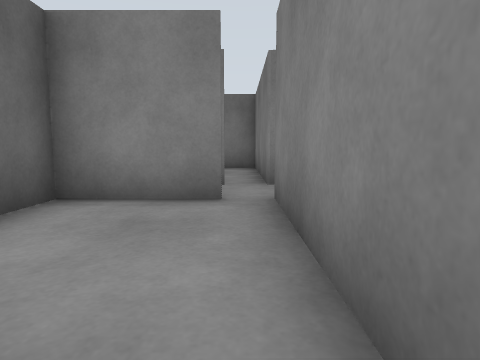
[1] (above)

19 first-person views from a walk through a world built for the Gazebo simulator. The camera is 0.72 m above the floor, tilts 6° down and sees 75° across. The floor is counted in squares, 1 m on a side. Each view is taken from the middle of a square. On the plan, view 1 faces up. The plan holds only what a view shows up to about 10 squares ahead; the rest is blank. The place goes on beyond the plan. The robots in the file are not drawn.

[2]
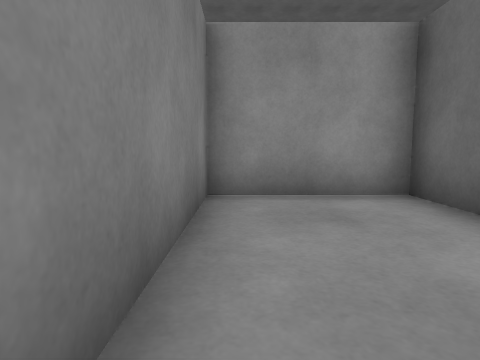

[3]
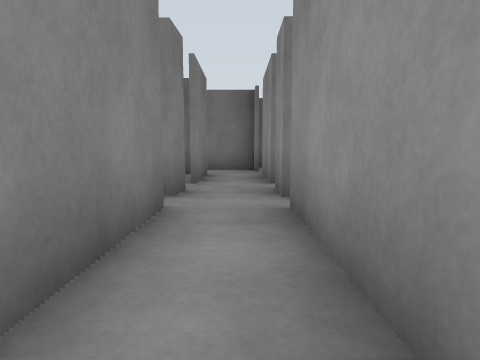

[4]
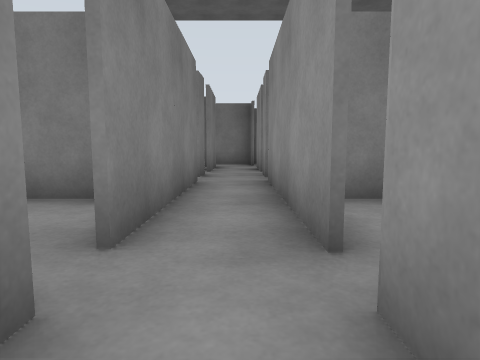

[5]
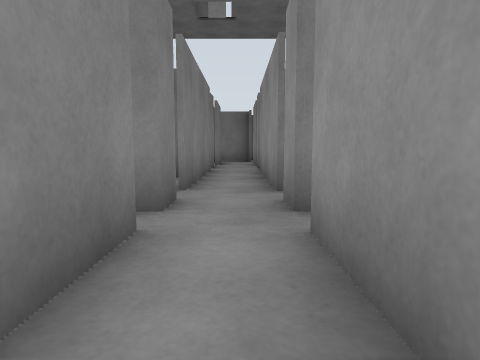

[6]
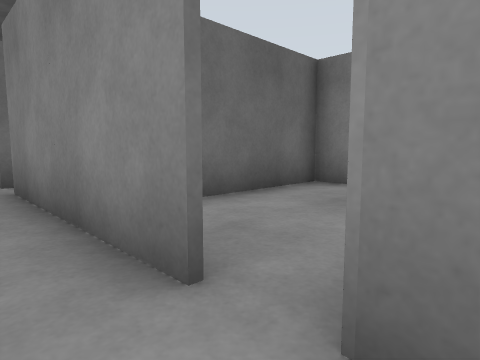

[7]
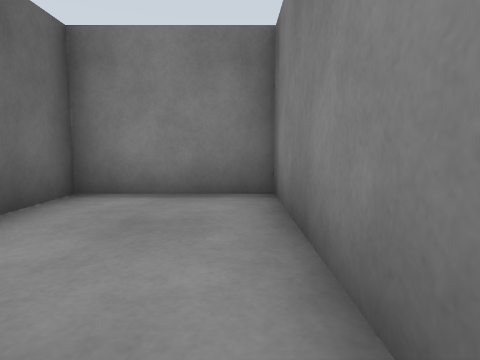

[8]
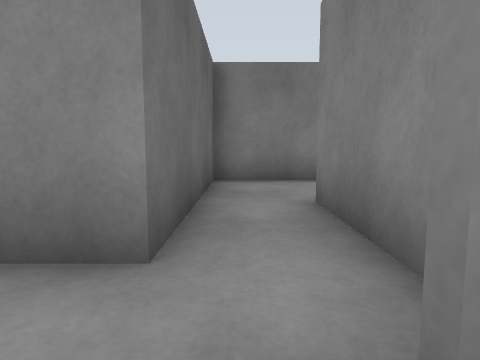

[9]
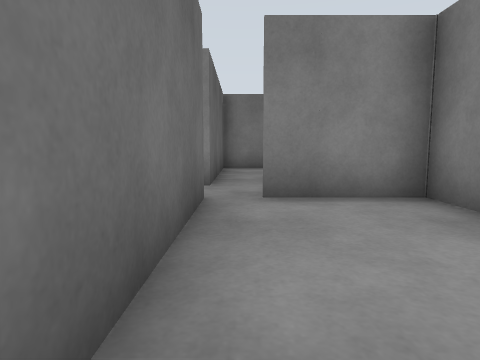

[10]
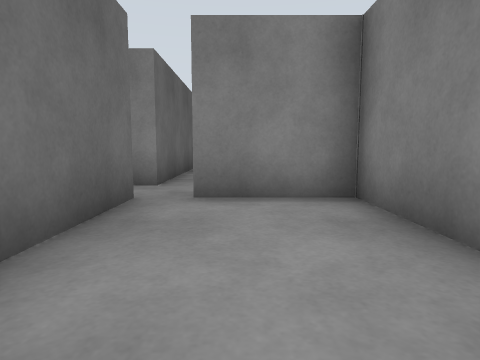

[11]
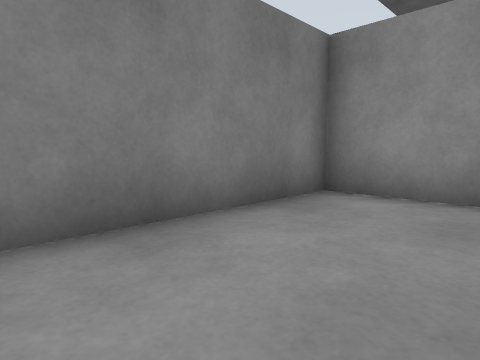

[12]
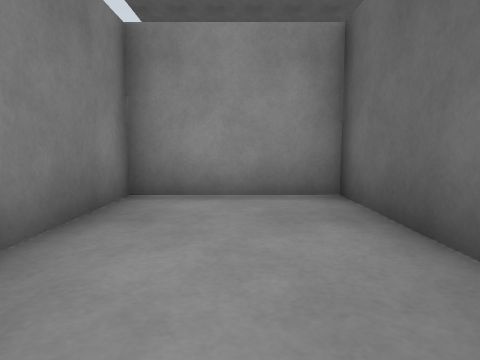

[13]
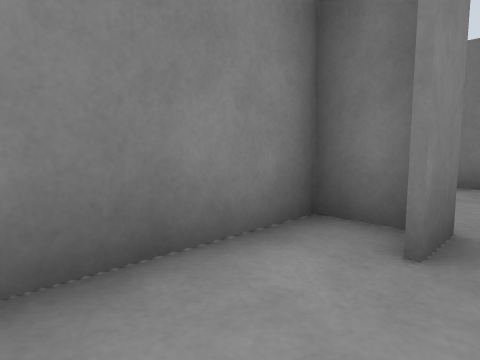

[14]
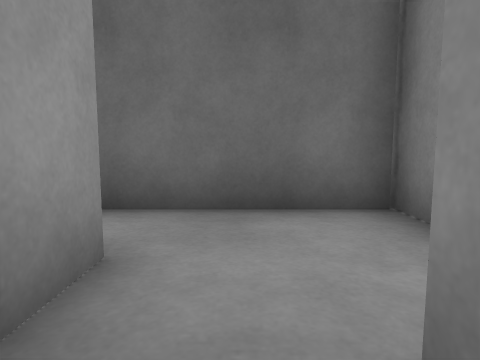

[15]
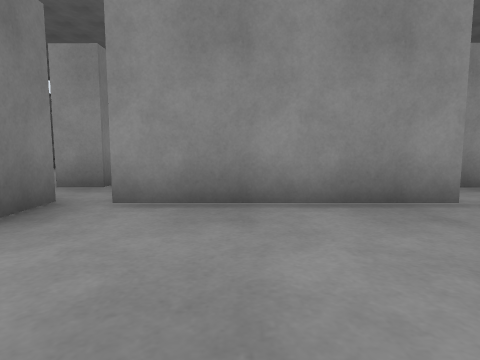

[16]
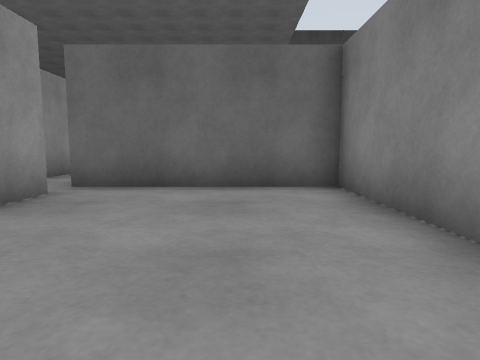

[17]
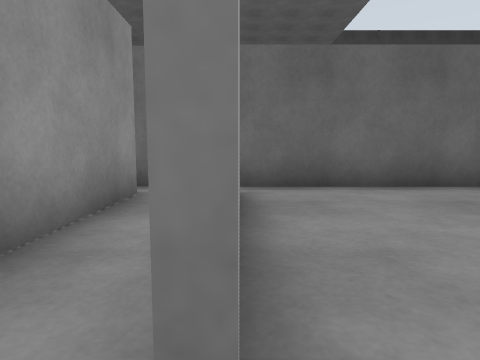

[18]
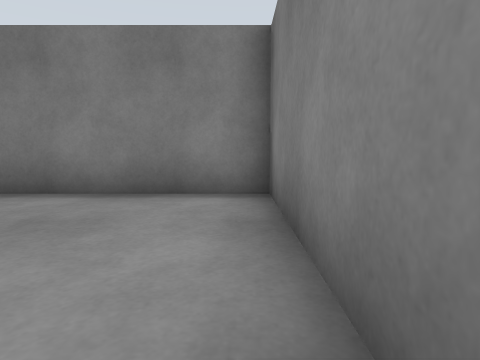

[19]
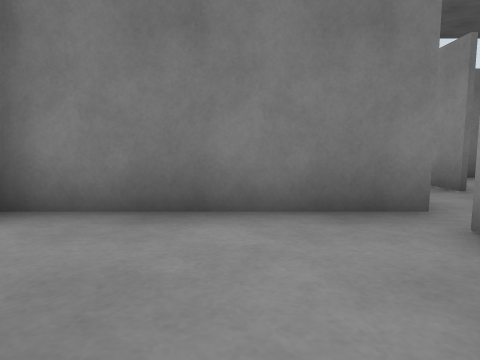

### Floor plan
Points are (right, up) in squares from view 1. A wall is a line through its corners. A room is listed if a view was taken in it or the views show most of it. See-through windows are left out.
Room 1 (views 1, 2)
walls: (-2.6, 0.8) (-2.6, -0.7) (0.5, -0.7) (0.5, 4.4); (-0.2, 4.3) (-2.6, 4.3) (-2.6, 3.2)
ways out: opening at (0, 4) to room 2
Room 2 (views 3, 4, 5, 6, 7, 17, 18)
walls: (-11.9, 4.4) (-7.2, 4.4); (-13.4, 4.4) (-12.9, 4.4); (-15.5, 4.4) (-14.2, 4.4); (-7.2, 5.9) (-9, 5.9); (-6.5, 4.4) (-5.6, 4.4); (-5.6, 5.9) (-6.5, 5.9); (-5, 4.4) (-0.2, 4.4); (-0.2, 5.9) (-4.9, 5.9); (0.5, 4.4) (1.4, 4.4); (1.4, 5.9) (0.5, 5.9); (2.1, 4.4) (4.5, 4.4); (4.5, 8.6) (4.5, 5.9) (2.1, 5.9); (6, 5.5) (6, 8.1)
ways out: opening at (0, 4) to room 1; opening at (5, 5) to room 3; opening at (5, 8) to room 4; opening at (-7, 6) to room 5; gap at (-12, 6) to room 5; opening at (0, 6) to room 6; opening at (-7, 4); gap at (-12, 4)
Room 3 (views 8, 9, 10, 11, 12)
walls: (6.5, 4.3) (5.2, 4.3); (6, 4.5) (6, 5.5); (4.5, 4.4) (4.5, -0.7) (7.7, -0.7) (7.7, 4.5)
ways out: opening at (5, 5) to room 2; opening at (7, 4)
Room 4 (views 13, 14)
walls: (6, 8.1) (7, 8.1); (8.1, 9.5) (7.1, 9.5); (7.9, 10.8) (4.5, 10.8) (4.5, 8.6)
ways out: opening at (5, 8) to room 2
Room 5 (views 15, 16, 19)
walls: (-11.9, 6) (-7.2, 6); (-6.5, 5.9) (-6.5, 10.8) (-12.7, 10.8) (-12.7, 5.9)
ways out: opening at (-7, 6) to room 2; gap at (-12, 6) to room 2
Room 6 (no view inside)
walls: (0.5, 5.9) (0.5, 10.8) (-2.6, 10.8) (-2.6, 7.8)
ways out: opening at (0, 6) to room 2

Where each view was taken, in squares from view 1:
view 1: 0 up, 0 right, facing up
view 2: 4 up, 0 right, facing down
view 3: 5 up, 4 left, facing right
view 4: 5 up, 7 left, facing right
view 5: 5 up, 10 left, facing right
view 6: 5 up, 1 right, facing up-left
view 7: 6 up, 0 right, facing up
view 8: 4 up, 5 right, facing up
view 9: 0 up, 5 right, facing up
view 10: 0 up, 6 right, facing up
view 11: 4 up, 5 right, facing down-right
view 12: 4 up, 6 right, facing down
view 13: 9 up, 5 right, facing up-right
view 14: 9 up, 8 right, facing left
view 15: 10 up, 9 left, facing down
view 16: 9 up, 7 left, facing left
view 17: 6 up, 7 left, facing left
view 18: 6 up, 7 left, facing up
view 19: 8 up, 10 left, facing right
